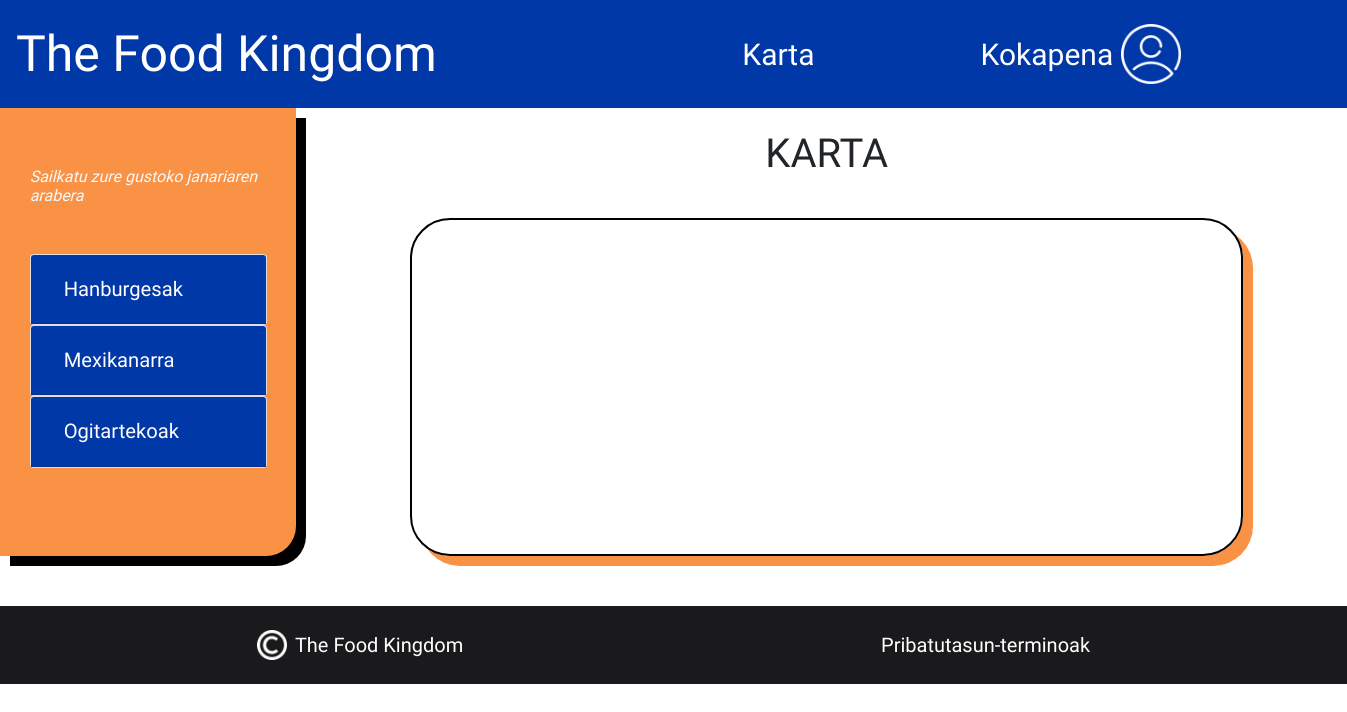
/karta_sailkatua/Hanburgesa potenteak, run on an earlier commit of the app's database.
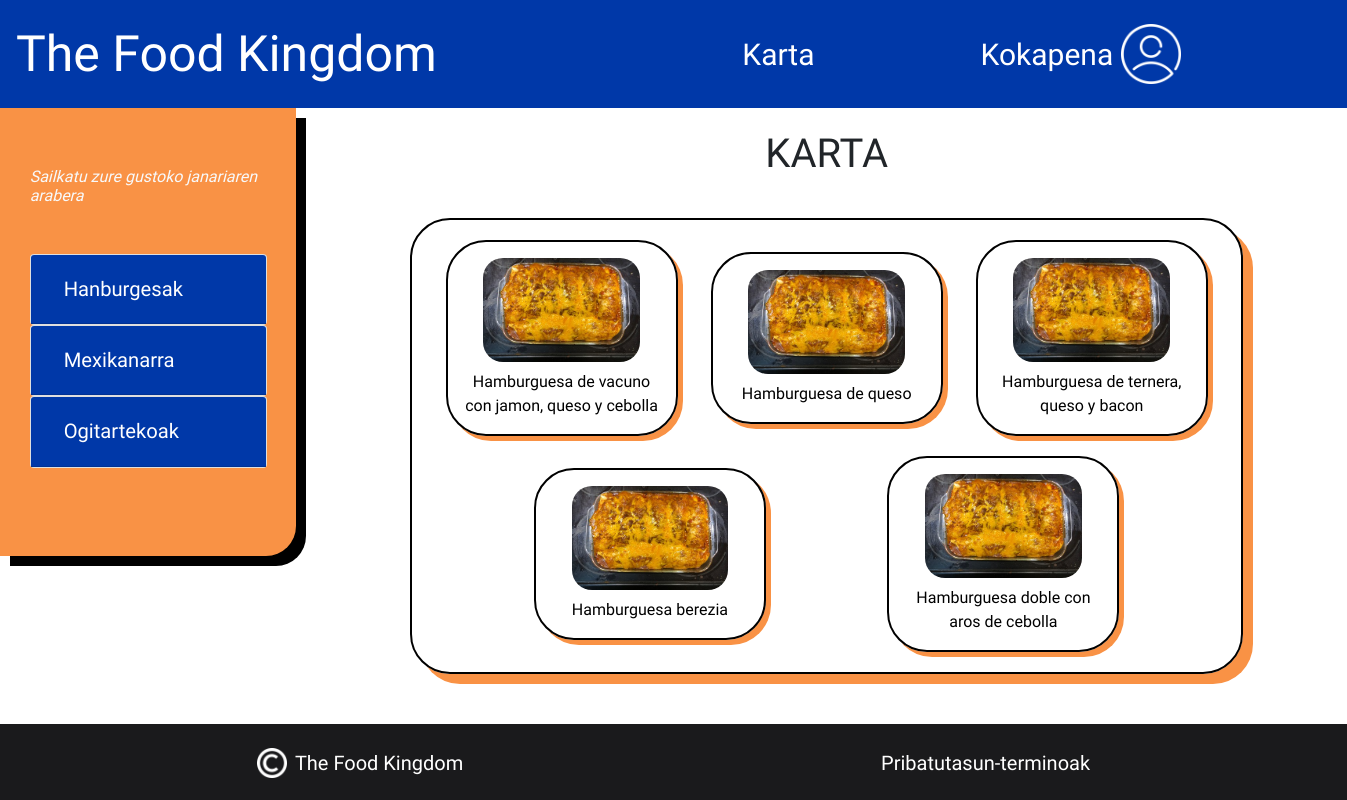
And on a later commit of the database.
### janaria/models.py (models this page shows, shortened)
class Janariak(models.Model):
    id = models.AutoField(primary_key=True)
    izena = models.CharField(max_length=50)
    osagaiak = models.CharField(max_length=100)
    prezioa = models.CharField(max_length=5)
    mota = models.CharField(max_length=50)
    submota=models.CharField(max_length=50, null=True)
    alergenoak = models.CharField(max_length=50)
    argazki_url = models.CharField(max_length=255)

### janaria/views.py (the view)
# urls.py: path('karta_sailkatua/<str:submota>',views.karta_sailkatua,name='karta_sailkatua'),
def karta_sailkatua(request, submota):
    janariak = Janariak.objects.filter(submota=submota)
    return render(request, 'karta.html',{'janariak':janariak})

### janaria/templates/karta.html (shortened to what this page needs)
{% extends "base.html" %}
{% load static %}
{% block content %}
<div class="wrapper_grid">
  <aside class="wrapper_aukerak">
    <h6 class="mb-5 text-light"><i>Sailkatu zure gustoko janariaren arabera</i></h6>
    <div id="accordion">
      <div class="card">
        <div class="card-header background_urdina" id="headingHanburgesa">
          <h5 class="mb-0">
            <button class="btn btn-link collapsed text-white button_text" data-toggle="collapse" data-target="#collapseHanburgesa" aria-expanded="true" aria-controls="collapseHanburgesa">Hanburgesak</button>
          </h5>
        </div>
      </div>
      <div class="card">
        <div class="card-header background_urdina" id="headingMexikanarra">
          <h5 class="mb-0">
            <button class="btn btn-link collapsed text-white button_text" data-toggle="collapse" data-target="#collapseMexikanarra" aria-expanded="false" aria-controls="collapseMexikanarra">Mexikanarra</button>
          </h5>
        </div>
      </div>
      <div class="card">
        <div class="card-header background_urdina" id="headingOgitartekoak">
          <h5 class="mb-0">
            <button
              class="btn btn-link collapsed text-white button_text" data-toggle="collapse" data-target="#collapseOgitartekoak" aria-expanded="false" aria-controls="collapseOgitartekoak"> Ogitartekoak</button>
          </h5>
        </div>
      </div>
    </div>
  </aside>
  <div class="wrapper_tituloa">
    <h1 class="text-center">KARTA</h1>
  </div>
  <section class="wrapper_janaria">
    {% for janari in janariak %}
    <div class="text-center">
      <a href="{% url 'saskia' %}">
        <img src="{% static 'img/enchilada.jpg'%}" />
        <p>{{janari.izena}}</p>
      </a>
    </div>
    {% endfor %}
  </section>
</div>
{% endblock content %}

### janaria/templates/base.html (shortened to what this page needs)
{% load static %}
<!doctype html>
<html lang="en">
<head>
    <link rel="stylesheet" href="{% static 'css/styles.css'%}"/>
    <link rel="stylesheet" href="https://cdn.jsdelivr.net/npm/bootstrap@4.0.0/dist/css/bootstrap.min.css">
</head>
<body>
  {% with request.resolver_match.url_name as url_name %}
<nav class="navbar navbar-expand-lg navbar-dark">
    <div class="nav_div">
        <a class="navbar-brand {% if url_name == 'index' %} active {% endif %}" href="{% url 'index' %}" aria-current="index">The Food Kingdom</a>
    </div>
  <div class="collapse navbar-collapse elements" id="navbarTogglerDemo02">
    <ul class="navbar-nav mr-auto mt-2 mt-md-0">
      <li class="nav-item">
        <a class="nav-link {% if url_name == 'karta' %} active {% endif %}" href="{% url 'karta' %}" aria-current="karta">Karta</a>
      </li>
      <li class="nav-item">
        <a class="nav-link {% if url_name == 'kokapena' %} active {% endif %}" href="{% url 'kokapena' %}" aria-current="kokapena">Kokapena</a>
      </li>
    </ul>
      <div class="dropdown">
          <img id="user_login" class="dropbtn user_icon" src="{% static 'img/usuario.png'%}">
  </div>
</nav>
{% endwith %}
{% block content %}
{% endblock content %}
<footer class="foot">
    <div class="d-flex flex-row justify-content-around px-5 py-4">
        <div class="d-flex flex-row align-items-center">
            <img class="mr-2" width="30px" src="{% static 'img/copyright.png'%}">
            <a class="footer_title" href="#">The Food Kingdom</a>
        </div>
            <a class="footer_title" href="#">Pribatutasun-terminoak</a>
    </div>
</footer>
</body>
</html>

### janaria/static/css/styles.css (style rules this page uses)
* { font-family: Gabriela, FontAwesome; }
.user_icon { max-width: 60px; color: #fff; margin-right: 170px; padding-bottom: 1em; padding-top: 1em; }
.foot { width: 100%; background-color: #1a1a1c; color: white; text-align: center; }
.footer_title { font-size: 20px; color: #fff; text-decoration: none; }
nav a { color: #fff !important; }
nav ul li a { color: #fff !important; font-size: 30px; margin-left: 150px; }
nav.navbar { background-color: #0038a8; }
.nav_div a { font-size: 50px; }
.elements { padding-left: 10%; }
.dropbtn { border: none; cursor: pointer; }
.dropdown { position: relative; display: inline-block; }
.wrapper_grid { display: grid; grid-template-rows: 100px auto; grid-template-columns: 22% 1fr; grid-gap: 10px; margin-bottom: 50px; }
.wrapper_aukerak { grid-column: 1 / 2; grid-row: 1 / 3; background-color: #f99245; box-shadow: 10px 10px black; padding: 20% 10% 30% 10%; border-radius: 0px 0px 30px 0px; height: fit-content; }
.wrapper_tituloa { grid-column: 2 / 3; grid-row: 1 / 2; align-self: center; }
.wrapper_janaria { grid-column: 2 / 3; grid-row: 2 / 3; margin: 0px 10%; display: flex; flex-wrap: wrap; align-items: center; justify-content: space-evenly; padding: 20px 0px; row-gap: 20px; border: 2px solid black; box-shadow: 10px 10px #f99245; border-radius: 40px; }
.wrapper_janaria div { flex-basis: 28%; border: 2px solid black; box-shadow: 5px 5px #f99245; border-radius: 40px; padding: 1rem; }
.wrapper_janaria div p { margin-top: 0.5rem; margin-bottom: 0rem; color: black; }
.wrapper_janaria div img { max-width: 80%; max-height: 80%; border-radius: 20px; }
.background_urdina { background-color: #0038a8 !important; border: none; padding: 0; background: none; }
.background_urdina h5 button { font-size: 1.5vw !important; }

What changed in the data, as far as the page shows it:
now on this page (row edited): Janariak: izena "Hamburguesa de vacuno con jamon, queso y cebolla"
now on this page (row edited): Janariak: izena "Hamburguesa de queso"
now on this page (row edited): Janariak: izena "Hamburguesa de ternera, queso y bacon"
now on this page (row edited): Janariak: izena "Hamburguesa berezia"
now on this page (row edited): Janariak: izena "Hamburguesa doble con aros de cebolla"
